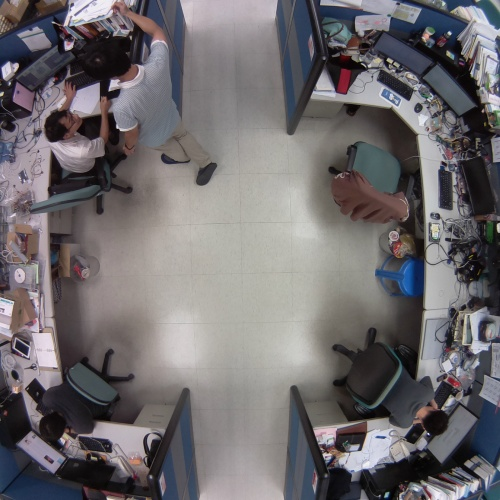
#> input picture report/testImages/office-500.jpg, 500 x 500 px
$ python slidingwindow.py -s 30 -i testImages/office-500.jpg -w 90 -t 60
#> lines starting #> are read from the running program, lines starting #| are printed output that depends on the picture
# -*- coding: utf-8 -*-
#python slidingwindow.py -s 30 -i testImages/office-500.jpg -w 90 -t 60


import time
import cv2
import argparse

ap = argparse.ArgumentParser()
ap.add_argument("-s", "--step", required=True, help="Sliding window每次移動的距離pixels")
ap.add_argument("-i", "--image", required=True, help="目標圖片的路徑")
ap.add_argument("-w", "--width", required=True, help="Sliding window的寬度")
ap.add_argument("-t", "--height", required=True, help=" Sliding window的高度")
args = vars(ap.parse_args())

winW = int(args["width"])
winH = int(args["height"])

def sliding_window(image, stepSize, windowSize):
    for y in range(0, image.shape[0], stepSize):
        for x in range(0, image.shape[1], stepSize):
            test = image[y:y + windowSize[1], x:x + windowSize[0]]
            yield (x, y, image[y:y + windowSize[1], x:x + windowSize[0]])


img = cv2.imread(args["image"])
#> img is the input picture: shape (500, 500, 3); mean B, G, R 109.9, 107.2, 110.8
for (x, y, window) in sliding_window(img, int(args["step"]), (winW, winH) ):
    # 如果傳回的圖片尺寸不符sliding window指定的尺寸，則予以忽略。
    if window.shape[0] != winH or window.shape[1] != winW:
        continue

    clone = img.copy()
    cv2.rectangle(clone, (x, y), (x + winW, y + winH), (0, 255, 0), 2)
    cv2.imshow("Window", clone)
    cv2.imshow("Part", window)

    cv2.waitKey(1)
    time.sleep(0.025)
#> this loop made 289 passes
#> (x, y) on passes 1 to 3: (0, 0), (30, 0), (60, 0)
#> pass 1, `cv2.imshow("Window", clone)`:
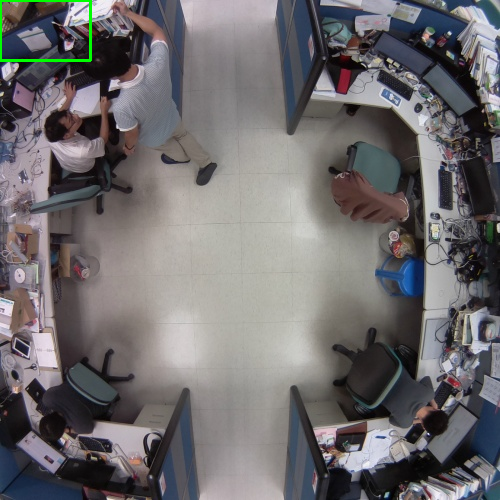
#> window 'Window': shape (500, 500, 3); mean B, G, R 109.6, 107.7, 110.5
#> pass 1, `cv2.imshow("Part", window)`:
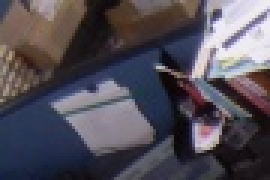
#> window 'Part': shape (60, 90, 3) (shown 3 times larger); mean B, G, R 87.6, 77.8, 82.7
#> pass 2, `cv2.imshow("Window", clone)`:
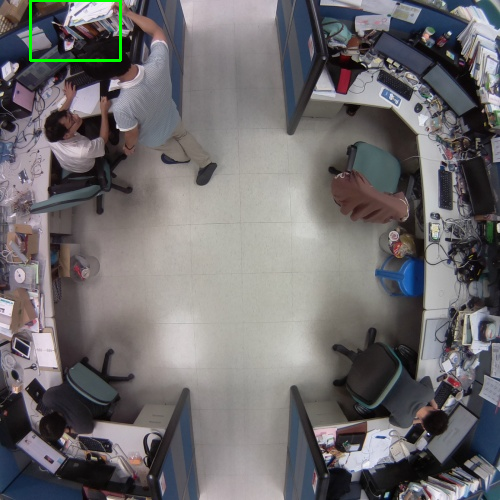
#> window 'Window': shape (500, 500, 3); mean B, G, R 109.6, 107.7, 110.5
#> pass 2, `cv2.imshow("Part", window)`:
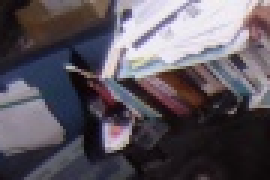
#> window 'Part': shape (60, 90, 3) (shown 3 times larger); mean B, G, R 94.1, 85.4, 91.8
